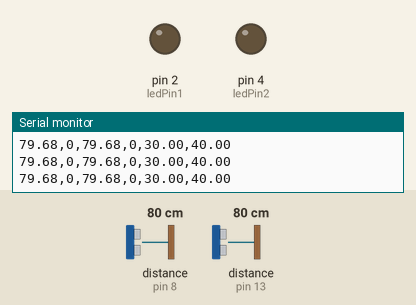
Bench run of a sketch on a simulated Arduino Uno, built with avr-gcc and run on an emulated ATmega328P. Parts: output pins drawn as LEDs (lit = HIGH), the last lines printed to the serial monitor. Wiring (inferred from the names in the program): 2 × ultrasonic range finder: trigger pin 7, echo pin 8 / trigger pin 12, echo pin 13. Inputs (shaded band) come from the test bench; at power-on: distance to the obstacle (sensors on pin 8, pin 13) 80 cm. The echo pulse lasts 58.3 µs per cm; pins used as bus, display or sensor lines are not drawn.

Above: at 1.2 s.
1.3 s: distance to the obstacle (sensor on pin 8) set to 32 cm
2.8 s: distance to the obstacle (sensor on pin 8) set to 26 cm
At 3.7 s:
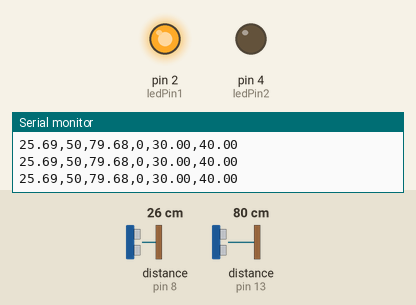
4.3 s: distance to the obstacle (sensor on pin 13) set to 34 cm
5.8 s: distance to the obstacle (sensor on pin 13) set to 29 cm
At 6.7 s:
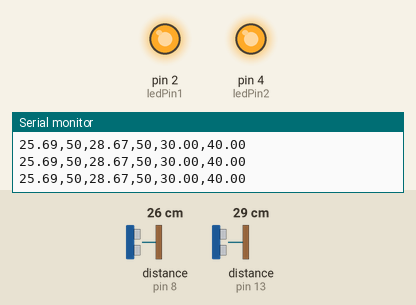
7.4 s: distance to the obstacle (sensor on pin 8) set to 36 cm
8.9 s: distance to the obstacle (sensor on pin 8) set to 45 cm
At 9.4 s:
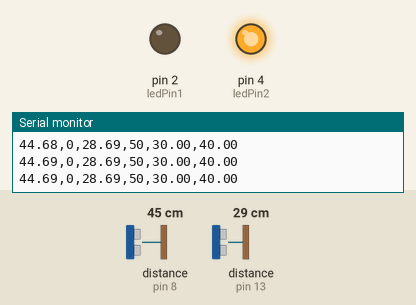
Timing chart, 0 to 11.5 s (numbered marks = the images above; inputs shaded):
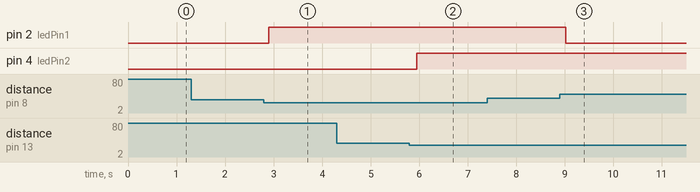

The sketch:

two_sensor_hysteresis.ino
```cpp
/*
 * HC-SR04 with Hysteresis Filter + LED Indicator Example
 *
 * Demonstrates how hysteresis prevents rapid on/off switching
 * when a measurement hovers near a threshold.
 *
 * LEDs on pin 2 and 4 turns ON when object is in range (close)
 *
 * USE CASE: Proximity detection with stable output
 */

const int trigPin1 = 7;
const int echoPin1 = 8;
const int ledPin1 = 2;

const int trigPin2 = 12;
const int echoPin2 = 13;
const int ledPin2 = 4;

float duration_1, duration_2, distance_1, distance_2;

const float LOWER_THRESHOLD = 30.0;
const float UPPER_THRESHOLD = 40.0;

bool is_close_1 = false;
bool is_close_2 = false;

// Hysteresis filter (pass variable by reference!)
bool hysteresis_filter(float input, bool &state) {
  if (state) {
    if (input > UPPER_THRESHOLD) state = false;
  } else {
    if (input < LOWER_THRESHOLD) state = true;
  }
  return state;
}

float readDistance(int trigPin, int echoPin) {
  digitalWrite(trigPin, LOW);
  delayMicroseconds(2);
  digitalWrite(trigPin, HIGH);
  delayMicroseconds(10);
  digitalWrite(trigPin, LOW);
  // timeout = 25,000 µs (~4m max distance)
  long duration = pulseIn(echoPin, HIGH, 25000);
  return (duration * 0.0343) / 2.0;
}

void setup() {
  pinMode(trigPin1, OUTPUT);
  pinMode(echoPin1, INPUT);
  pinMode(ledPin1, OUTPUT);

  pinMode(trigPin2, OUTPUT);
  pinMode(echoPin2, INPUT);
  pinMode(ledPin2, OUTPUT);

  Serial.begin(115200);
  Serial.println("Dist1,State1,Dist2,State2,Lower,Upper");
}

void loop() {
  // --- Sensor 1 ---
  distance_1 = readDistance(trigPin1, echoPin1);
  bool state1 = hysteresis_filter(distance_1, is_close_1);
  digitalWrite(ledPin1, state1 ? HIGH : LOW);

  delay(50);  // give sound time to dissipate before next sensor

  // --- Sensor 2 ---
  distance_2 = readDistance(trigPin2, echoPin2);
  bool state2 = hysteresis_filter(distance_2, is_close_2);
  digitalWrite(ledPin2, state2 ? HIGH : LOW);

  // --- Serial output ---
  Serial.print(distance_1);
  Serial.print(",");
  Serial.print(state1 ? 50 : 0);
  Serial.print(",");
  Serial.print(distance_2);
  Serial.print(",");
  Serial.print(state2 ? 50 : 0);
  Serial.print(",");
  Serial.print(LOWER_THRESHOLD);
  Serial.print(",");
  Serial.println(UPPER_THRESHOLD);

  delay(100);
}
```

Measured:
- the behaviour switches between 31 and 30 cm on distance to the obstacle (sensor on pin 8) (found by bisection; images 0 and 1)
- the behaviour switches between 31 and 30 cm on distance to the obstacle (sensor on pin 13) (found by bisection; images 1 and 2)
- the behaviour switches between 40 and 41 cm on distance to the obstacle (sensor on pin 8) (found by bisection; images 2 and 3)
- after the input at 2.8 s, pin 2 (ledPin1): LOW → HIGH after 0.10 s
- after the input at 5.8 s, pin 4 (ledPin2): LOW → HIGH after 0.15 s
- after the input at 8.9 s, pin 2 (ledPin1): HIGH → LOW after 0.13 s
